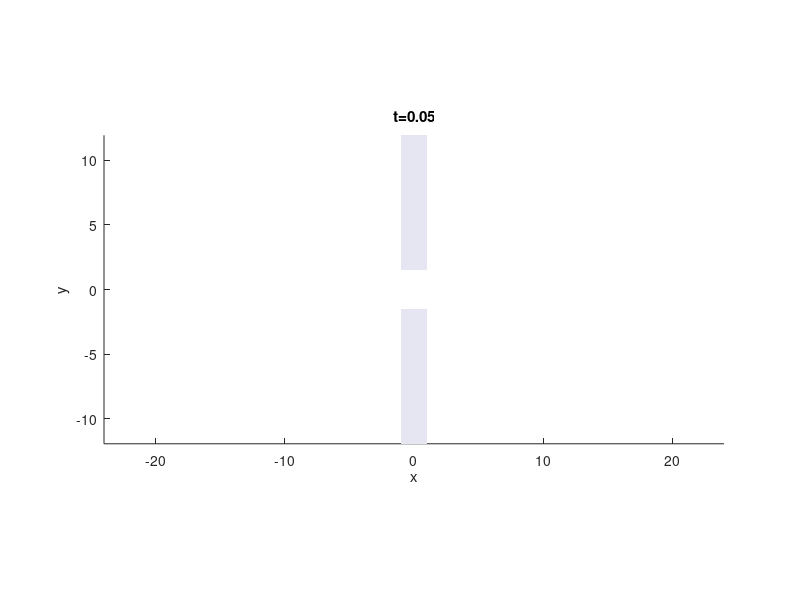

Source code (MATLAB): (Note: this script raises an error after producing the figure.)
function polymer_translocation_nanopore()
% POLYMER_TRANSLOCATION_NANOPORE with GIF output
%
% Simulates polymer translocation and saves an animated GIF.

rng(1);

%% ---------------- Parameters -----------------
N        = 80;   b0=1;  kbond=100;
sigma=1; epsilon=1; rc=2^(1/6)*sigma;
gamma=1; kBT=1; dt=5e-4; tmax=2e3;
sampleEvery=50;

wmem=2.0; rpore=1.5; kwall=200; Fdrive=6.0;
Ly=max(6*rpore,6*sigma+2*N^(1/2)*b0); yPBC=true;

x0=-wmem/2-(N-1:-1:0)'*0.9*b0; y0=zeros(N,1); R=[x0,y0];
nEq=3000;

%% ---------------- GIF setup -----------------
makeGIF = true;
gifFile = 'translocation.gif';
gifEvery = 100;  % capture frame interval

%% ---------------- Helpers -------------------
ex=[1,0];
isInPore = @(r) (abs(r(:,2))<=rpore) & (abs(r(:,1))<=wmem/2);
isInSolid= @(r) (abs(r(:,1))<=wmem/2) & (abs(r(:,2))> rpore);
wrapY = @(y) (y - Ly*round(y/Ly));

function [F, U] = forces(R, withDrive)
    if nargin<2, withDrive=true; end
    Nloc=size(R,1); F=zeros(Nloc,2); U=0;
    % Bonds
    dR=R(2:end,:)-R(1:end-1,:);
    if yPBC, dR(:,2)=dR(:,2)-Ly*round(dR(:,2)/Ly); end
    dist=sqrt(sum(dR.^2,2))+1e-12;
    Fbond=kbond*(1-b0./dist).*dR;
    F(1:end-1,:)=F(1:end-1,:)+Fbond;
    F(2:end,:)=F(2:end,:)-Fbond;
    % Excluded volume
    for i=1:Nloc-1
        d=R(i+1:end,:)-R(i,:);
        if yPBC, d(:,2)=d(:,2)-Ly*round(d(:,2)/Ly); end
        rij=sqrt(sum(d.^2,2));
        mask=rij<rc;
        if any(mask)
            d=d(mask,:); rijm=rij(mask)+1e-12;
            sr6=(sigma./rijm).^6;
            fmag=24*epsilon./rijm.*(2*sr6.^2-sr6);
            fij=fmag.*(d./rijm);
            F(i,:)=F(i,:)-sum(fij,1);
            idx=find(mask); F(i+idx,:)=F(i+idx,:)+fij;
        end
    end
    % Membrane
    insideSolid=isInSolid(R);
    if any(insideSolid)
        Rs=R(insideSolid,:);
        px=(wmem/2-abs(Rs(:,1)));
        sgn=-sign(Rs(:,1));
        Fx=kwall*px.*sgn;
        F(insideSolid,1)=F(insideSolid,1)+Fx;
        py=abs(Rs(:,2))-rpore;
        Fy=-kwall*0.1*py.*sign(Rs(:,2));
        F(insideSolid,2)=F(insideSolid,2)+Fy;
    end
    % Driving
    if withDrive
        mask=isInPore(R);
        F(mask,:)=F(mask,:)+Fdrive*ex;
    end
end

function R=stepBD(R,withDrive)
    [F,~]=forces(R,withDrive);
    D=kBT/gamma;
    R=R+(dt/gamma)*F+sqrt(2*D*dt)*randn(size(R));
    if yPBC, R(:,2)=wrapY(R(:,2)); end
end

%% ---------------- Pre-equilibration ----------
for it=1:nEq, R=stepBD(R,false); end

%% ---------------- Production -----------------
nSteps=ceil(tmax/dt); t=0; w2=wmem/2;
rec=1; transCount=zeros(ceil(nSteps/sampleEvery)+2,1);
timeTrace=zeros(size(transCount));
done=false;

fig=figure('Color','w');

for it=1:nSteps
    t=t+dt; R=stepBD(R,true);
    nTrans=sum(R(:,1)>w2);
    if nTrans==N, fprintf('All beads translocated at t=%.3f\n',t); done=true; end
    if mod(it,sampleEvery)==0 || done
        transCount(rec)=nTrans; timeTrace(rec)=t; rec=rec+1;
    end
    % --- GIF frame ---
    if makeGIF && mod(it,gifEvery)==0
        clf; hold on; axis equal;
        patch([-w2 -w2 w2 w2],[-Ly/2 Ly/2 Ly/2 -Ly/2],[0.9 0.9 0.95],'EdgeColor','none');
        patch([-w2 -w2 w2 w2],[-rpore rpore rpore -rpore],[1 1 1],'EdgeColor','none');
        plot(R(:,1),R(:,2),'-k','LineWidth',1);
        plot(R(:,1),R(:,2),'bo','MarkerFaceColor','b');
        xlim([-N*0.3 N*0.3]); ylim([-Ly/2 Ly/2]);
        xlabel('x'); ylabel('y'); title(sprintf('t=%.2f',t));
        drawnow;
        frame=getframe(fig);
        im=frame2im(frame);
        [A,map]=rgb2ind(im,256);
        if it==gifEvery
            imwrite(A,map,gifFile,'gif','LoopCount',Inf,'DelayTime',0.1);
        else
            imwrite(A,map,gifFile,'gif','WriteMode','append','DelayTime',0.1);
        end
    end
    if done, break; end
end

timeTrace=timeTrace(1:rec-1);
transCount=transCount(1:rec-1);
fprintf('Translocation time = %.3f\n',timeTrace(end));

end
